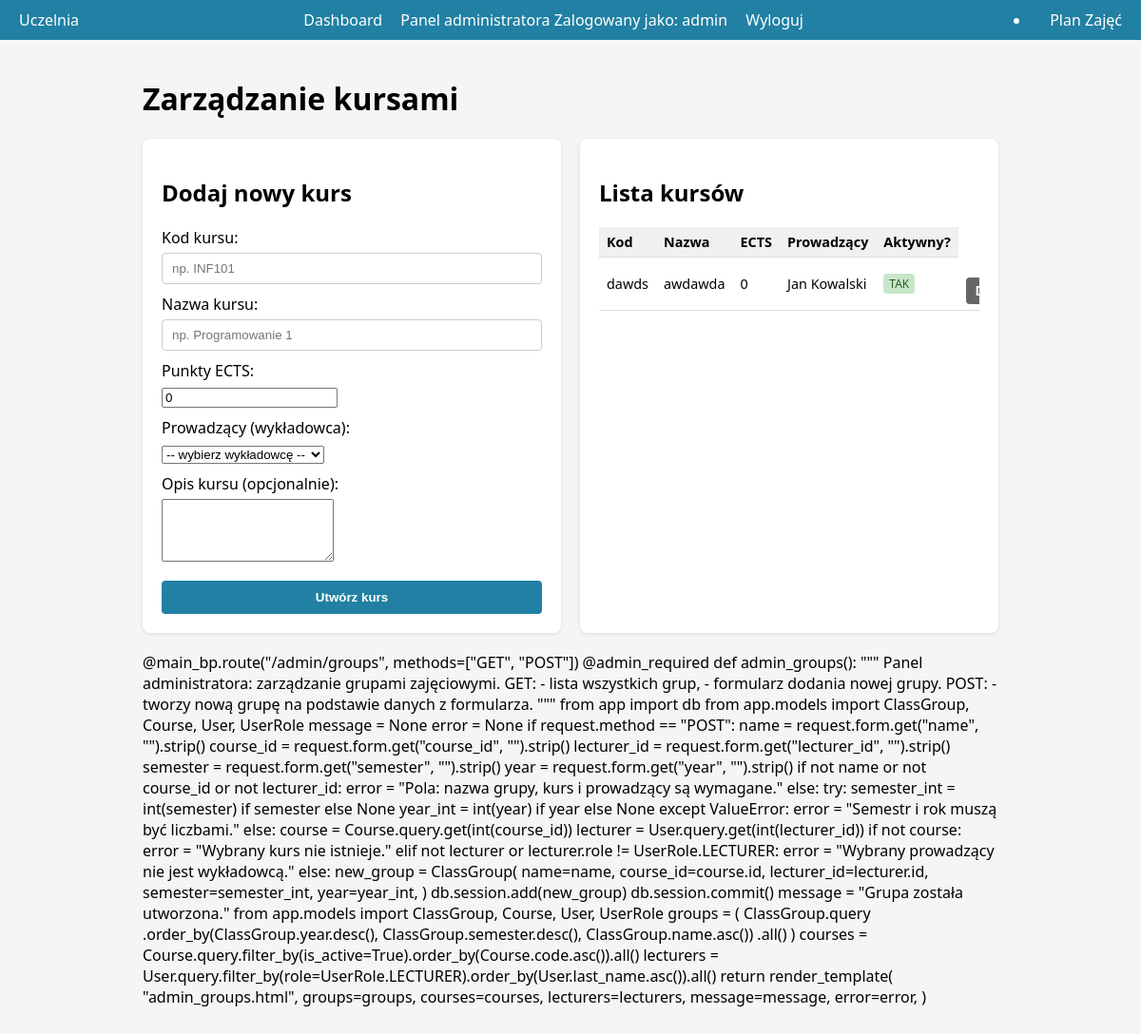
Screenshot of /admin/courses (signed in) with the database file from the repository.
### app/models.py (models this page shows, shortened)
class Course(db.Model):
    __tablename__ = "courses"
    id = db.Column(db.Integer, primary_key=True)
    code = db.Column(db.String(20), unique=True, nullable=False, index=True)  # np. INF101
    name = db.Column(db.String(120), nullable=False)
    ects = db.Column(db.Integer, default=0)  # punkty ECTS
    description = db.Column(db.Text, nullable=True)
    lecturer_id = db.Column(db.Integer, db.ForeignKey("users.id"), nullable=False)
    lecturer = db.relationship("User", backref="courses", foreign_keys=[lecturer_id])
    is_active = db.Column(db.Boolean, default=True)

class User(db.Model):
    __tablename__ = "users"
    id = db.Column(db.Integer, primary_key=True)
    username = db.Column(db.String(50), unique=True, nullable=False, index=True)
    email = db.Column(db.String(100), unique=True, nullable=False, index=True)
    password_hash = db.Column(db.String(255), nullable=False)
    first_name = db.Column(db.String(50), nullable=False)
    last_name = db.Column(db.String(50), nullable=False)
    role = db.Column(db.Enum(UserRole), default=UserRole.STUDENT, nullable=False)
    is_active = db.Column(db.Boolean, default=True)
    created_at = db.Column(db.DateTime, default=datetime.now)
    last_login = db.Column(db.DateTime, nullable=True)
    @property
    def full_name(self) -> str:
        return f"{self.first_name} {self.last_name}"

### app/routes.py (the view, shortened to what this page needs)
@main_bp.route("/admin/courses", methods=["GET", 'POST'])
@admin_required
def admin_courses():
    from app import db
    from app.models import Course, User, UserRole
    message = None
    error = None
    from app.models import Course, User, UserRole
    courses = Course.query.order_by(Course.code.asc()).all()
    lecturers = User.query.filter_by(role=UserRole.LECTURER).order_by(User.last_name.asc()).all()
    return render_template(
        "admin_courses.html",
        courses=courses,
        lecturers=lecturers,
        message=message,
        error=error,
    )

### app/routes.py (called while the page is built)
def admin_required(view_func):
    @wraps(view_func)
    def wrapped_view(*args, **kwargs):
        role = session.get("role")
        if role != "admin":
            return abort(403)
        return view_func(*args, **kwargs)
    return wrapped_view

### app/templates/admin_courses.html (shortened to what this page needs)
{% extends "base.html" %}
{% block content %}
<h1>Zarządzanie kursami</h1>
<div class="grid">
    <div class="card">
        <h2>Dodaj nowy kurs</h2>
        <form method="POST">
            <label for="code">Kod kursu:</label>
            <input type="text" id="code" name="code" placeholder="np. INF101" required>
            <label for="name">Nazwa kursu:</label>
            <input type="text" id="name" name="name" placeholder="np. Programowanie 1" required>
            <label for="ects">Punkty ECTS:</label>
            <input type="number" id="ects" name="ects" min="0" value="0" required>
            <label for="lecturer_id">Prowadzący (wykładowca):</label>
            <select id="lecturer_id" name="lecturer_id" required>
                <option value="">-- wybierz wykładowcę --</option>
            </select>
            <label for="description">Opis kursu (opcjonalnie):</label>
            <textarea id="description" name="description" rows="4"></textarea>
            <button type="submit">Utwórz kurs</button>
        </form>
    </div>
    <div class="card">
        <h2>Lista kursów</h2>
        {% if courses %}
        <div class="table-wrapper">
            <table>
                <thead>
                    <tr>
                        <th>Kod</th>
                        <th>Nazwa</th>
                        <th>ECTS</th>
                        <th>Prowadzący</th>
                        <th>Aktywny?</th>
                    </tr>
                </thead>
                <tbody>
                    {% for c in courses %}
                    <tr>
    <td>{{ c.code }}</td>
    <td>{{ c.name }}</td>
    <td>{{ c.ects }}</td>
    <td>{{ c.lecturer.full_name }}</td>
    <td>
        {% if c.is_active %}
            <span class="badge badge-success">TAK</span>
        {% else %}
            <span class="badge badge-danger">NIE</span>
        {% endif %}
    </td>
    <td>
        <form method="POST" action="{{ url_for('main.admin_toggle_course', course_id=c.id) }}">
            <button type="submit" class="btn-secondary">
            </button>
        </form>
    </td>
</tr>
                    {% endfor %}
                </tbody>
            </table>
        </div>
        {% else %}
        <p>Brak kursów w systemie.</p>
        {% endif %}
    </div>
</div>
@main_bp.route("/admin/groups", methods=["GET", "POST"])
@admin_required
def admin_groups():
    """
    Panel administratora: zarządzanie grupami zajęciowymi.
    GET:
        - lista wszystkich grup,
        - formularz dodania nowej grupy.
    POST:
        - tworzy nową grupę na podstawie danych z formularza.
    """
    from app import db
    from app.models import ClassGroup, Course, User, UserRole
    message = None
    error = None
    if request.method == "POST":
        name = request.form.get("name", "").strip()
        course_id = request.form.get("course_id", "").strip()
        lecturer_id = request.form.get("lecturer_id", "").strip()
        semester = request.form.get("semester", "").strip()
        year = request.form.get("year", "").strip()
        if not name or not course_id or not lecturer_id:
            error = "Pola: nazwa grupy, kurs i prowadzący są wymagane."
        else:
            try:
                semester_int = int(semester) if semester else None
                year_int = int(year) if year else None
            except ValueError:
                error = "Semestr i rok muszą być liczbami."
            else:
                course = Course.query.get(int(course_id))
                lecturer = User.query.get(int(lecturer_id))
                if not course:
                    error = "Wybrany kurs nie istnieje."
                elif not lecturer or lecturer.role != UserRole.LECTURER:
                    error = "Wybrany prowadzący nie jest wykładowcą."
                else:
                    new_group = ClassGroup(
                        name=name,
                        course_id=course.id,
                        lecturer_id=lecturer.id,
                        semester=semester_int,
                        year=year_int,
                    )
                    db.session.add(new_group)
                    db.session.commit()
                    message = "Grupa została utworzona."
    from app.models import ClassGroup, Course, User, UserRole
    groups = (
        ClassGroup.query
        .order_by(ClassGroup.year.desc(), ClassGroup.semester.desc(), ClassGroup.name.asc())
        .all()
    )
    courses = Course.query.filter_by(is_active=True).order_by(Course.code.asc()).all()
    lecturers = User.query.filter_by(role=UserRole.LECTURER).order_by(User.last_name.asc()).all()
    return render_template(
        "admin_groups.html",
        groups=groups,
        courses=courses,
        lecturers=lecturers,
        message=message,
        error=error,
    )
{% endblock %}

### app/static/css/style.css (style rules this page uses)
body { font-family: system-ui, -apple-system, BlinkMacSystemFont, "Segoe UI", sans-serif; background-color: #f5f5f5; margin: 0; }
.card { background-color: #ffffff; border-radius: 8px; padding: 20px; margin-bottom: 20px; box-shadow: 0 1px 4px rgba(0,0,0,0.1); }
label { display: block; margin: 10px 0 5px 0; }
input[type="text"], input[type="password"] { width: 100%; padding: 8px 10px; border-radius: 4px; border: 1px solid #ccc; box-sizing: border-box; }
button { margin-top: 15px; width: 100%; padding: 10px; background-color: #2180A3; color: white; border: none; border-radius: 4px; font-weight: 600; cursor: pointer; }
.grid { display: grid; grid-template-columns: repeat(auto-fit, minmax(260px, 1fr)); gap: 20px; }
.table-wrapper { max-height: 400px; overflow: auto; }
table { width: 100%; border-collapse: collapse; font-size: 0.9rem; }
th, td { border-bottom: 1px solid #ddd; padding: 6px 8px; text-align: left; }
th { background-color: #f0f0f0; }
.badge { display: inline-block; padding: 2px 6px; border-radius: 4px; font-size: 0.75rem; background-color: #ddd; }
.badge-success { background-color: #c8e6c9; color: #256029; }
.btn, .btn-secondary { display: inline-block; padding: 6px 10px; background-color: #2180A3; color: white; border-radius: 4px; text-decoration: none; border: none; cursor: pointer; font-size: 0.9rem; }
.btn-secondary { background-color: #666; }

### rows the page displays
Course: code "dawds", name "awdawda", ects "0", lecturer.full_name "Jan Kowalski", is_active "TAK"

### other values shown
{{ session.get('username') }} "admin"
